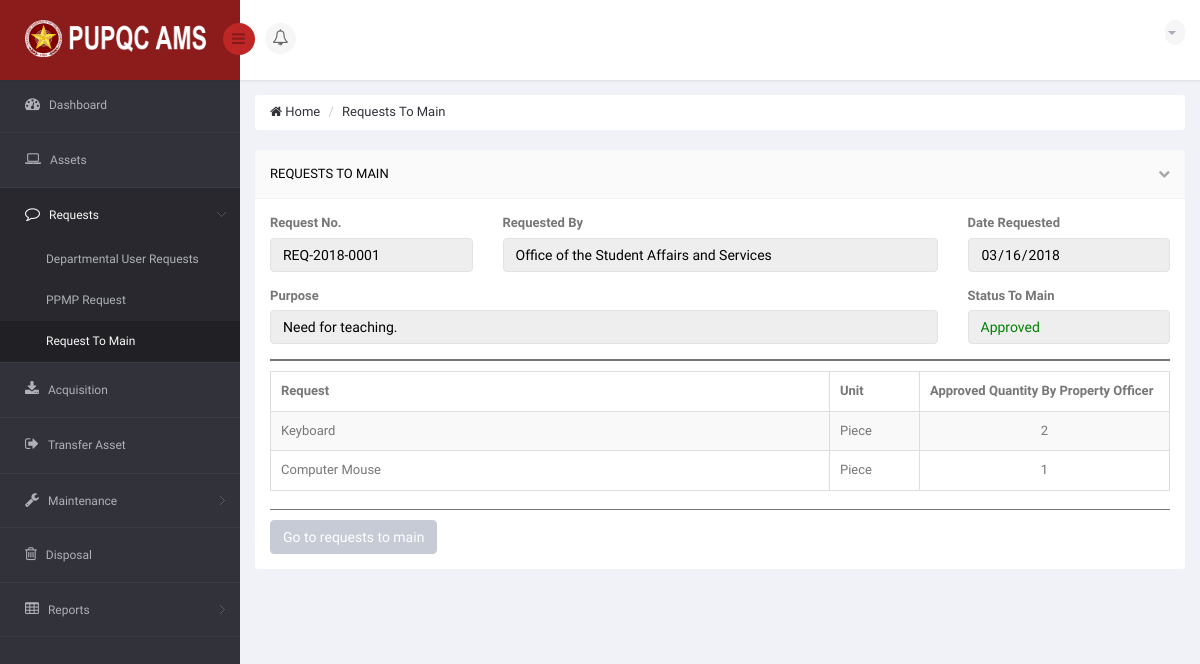
The app's page /DIR/PropertyOfficer/POViewRequestToMain.php?reqmain=1 (signed in), older data.
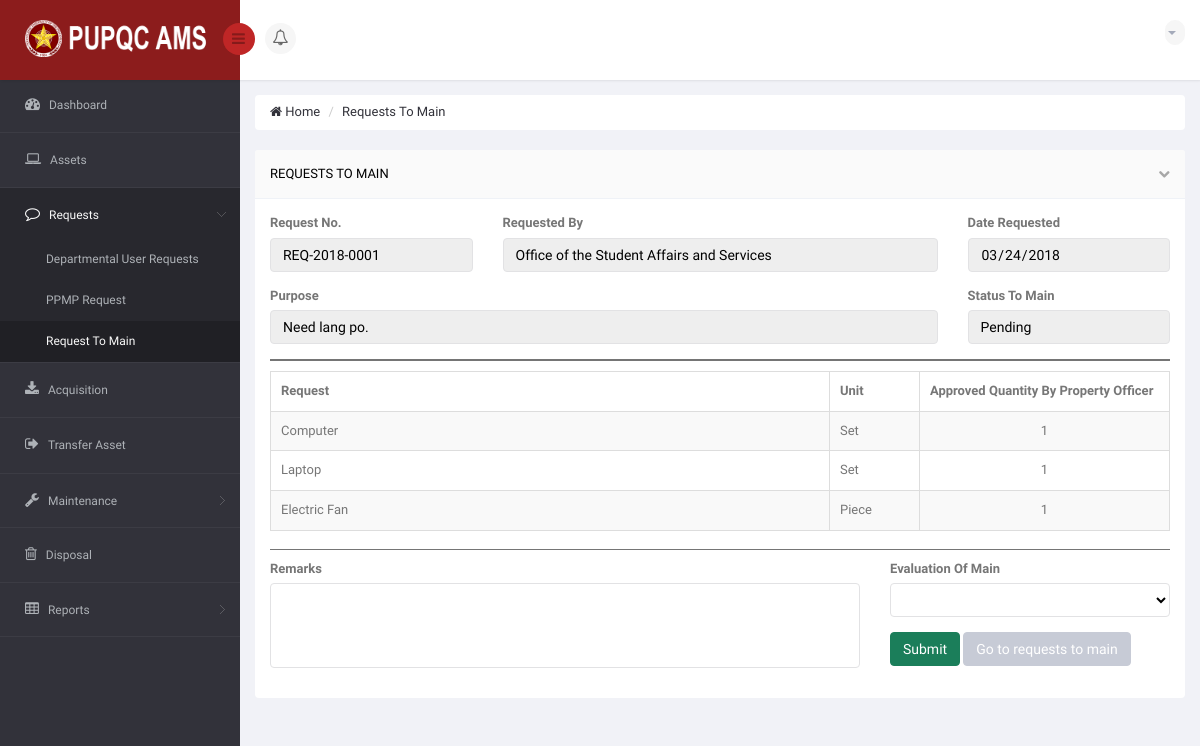
The same page, newer data.
### tables this page shows
CREATE TABLE `ams_t_user_request_summary` (
  `URS_ID` int(11) NOT NULL,
  `URS_NO` varchar(15) NOT NULL,
  `URS_REQUEST_DATE` date NOT NULL,
  `URS_PURPOSE` varchar(350) NOT NULL,
  `URS_STATUS_TO_PO` varchar(25) NOT NULL DEFAULT 'Pending',
  `URS_APPROVED_DATE` date DEFAULT NULL,
  `URS_REJECT_DATE` date DEFAULT NULL,
  `URS_REMARKS` varchar(350) DEFAULT NULL,
  `URS_VIEW_BY_USER` int(11) NOT NULL DEFAULT '0',
  `URS_VIEW_BY_PO` int(11) NOT NULL DEFAULT '0',
  `URS_VIEW_BY_USER_MAIN` int(11) NOT NULL DEFAULT '0',
  `URS_VIEW_CLICKED` int(11) NOT NULL DEFAULT '0'
);

CREATE TABLE `ams_r_asset_library` (
  `AL_ID` int(11) NOT NULL,
  `AL_NAME` varchar(150) NOT NULL
);

CREATE TABLE `ams_t_user_request` (
  `UR_ID` int(11) NOT NULL,
  `UR_UNIT` varchar(25) NOT NULL,
  `UR_QUANTITY` int(11) NOT NULL,
  `UR_STATUS` varchar(25) NOT NULL DEFAULT 'Pending',
  `UR_APPROVED_DATE_BY_PO` date DEFAULT NULL,
  `UR_REJECT_DATE_BY_PO` date DEFAULT NULL,
  `URS_ID` int(11) NOT NULL,
  `AL_ID` int(11) NOT NULL,
  `EP_ID` int(11) NOT NULL
);

CREATE TABLE `ams_t_user_request_approved_by_po` (
  `URABPO_ID` int(11) NOT NULL,
  `URABPO_STATUS` varchar(25) NOT NULL DEFAULT 'Pending',
  `URABPO_APPROVED_DATE_BY_MAIN` date DEFAULT NULL,
  `URABPO_REJECT_DATE_BY_MAIN` date DEFAULT NULL,
  `URA_QUANTITY` int(11) NOT NULL,
  `UR_ID` int(11) NOT NULL,
  `URS_ID` int(11) NOT NULL
);

### DIR/PropertyOfficer/POViewRequestToMain.php (the view, shortened to what the changed rows need)
<?php
    if (isset($_GET['reqmain']))
    {
        $ids = $_GET['reqmain'];
    }
?>
<!DOCTYPE html>
<html lang="en">
<head>
    <link href="../../bs3/css/bootstrap.min.css" rel="stylesheet">
    <link href="../../css/bootstrap-reset.css" rel="stylesheet">
    <link href="../../font-awesome/css/font-awesome.css" rel="stylesheet" />
    <link href="../../js/advanced-datatable/css/demo_page.css" rel="stylesheet" />
    <link href="../../js/advanced-datatable/css/demo_table.css" rel="stylesheet" />
    <link rel="stylesheet" href="../../js/data-tables/DT_bootstrap.css" />
    <link href="../../css/style.css" rel="stylesheet">
    <link href="../../css/style-responsive.css" rel="stylesheet" />
    <link href="../../js/iCheck/skins/minimal/minimal.css" rel="stylesheet">
    <link href="../../js/iCheck/skins/minimal/red.css" rel="stylesheet">
    <link href="../../js/iCheck/skins/minimal/green.css" rel="stylesheet">
    <link href="../../js/iCheck/skins/minimal/blue.css" rel="stylesheet">
    <link href="../../js/iCheck/skins/minimal/yellow.css" rel="stylesheet">
    <link href="../../js/iCheck/skins/minimal/purple.css" rel="stylesheet">
    <link href="../../js/iCheck/skins/square/square.css" rel="stylesheet">
    <link href="../../js/iCheck/skins/square/red.css" rel="stylesheet">
    <link href="../../js/iCheck/skins/square/green.css" rel="stylesheet">
    <link href="../../js/iCheck/skins/square/blue.css" rel="stylesheet">
    <link href="../../js/iCheck/skins/square/yellow.css" rel="stylesheet">
    <link href="../../js/iCheck/skins/square/purple.css" rel="stylesheet">
    <link href="../../js/iCheck/skins/flat/grey.css" rel="stylesheet">
    <link href="../../js/iCheck/skins/flat/red.css" rel="stylesheet">
    <link href="../../js/iCheck/skins/flat/green.css" rel="stylesheet">
    <link href="../../js/iCheck/skins/flat/blue.css" rel="stylesheet">
    <link href="../../js/iCheck/skins/flat/yellow.css" rel="stylesheet">
    <link href="../../js/iCheck/skins/flat/purple.css" rel="stylesheet">
    <link rel="stylesheet" type="text/css" href="../../js/select2/select2.css" />
    <link rel="stylesheet" type="text/css" href="../../js/bootstrap-daterangepicker/daterangepicker-bs3.css" />
    <link rel="stylesheet" type="text/css" href="../../js/bootstrap-datetimepicker/css/datetimepicker.css" />
    <link rel="stylesheet" type="text/css" href="../../js/bootstrap-datepicker/css/datepicker.css" />
    <link href="../../js/plugins/sweetalert/sweetalert.css" type="text/css" rel="stylesheet" media="screen,projection">
</head>
<body>
<section id="container" >
                <?php
                    include('../Connection/db.php');
                  ?>
    <section id="main-content">
        <section class="wrapper">
            <div class="row">
                <div class="col-sm-12">
                    <section class="panel">
                        <?php
                            $sql = "SELECT URS.URS_PURPOSE, URS.URS_NO, URS.URS_ID, URS.URS_REQUEST_DATE, O.O_NAME, URSTM.URSTM_STATUS_TO_MAIN, URABPO.URA_QUANTITY, ALS.AL_NAME FROM `ams_t_user_request_summary` AS URS INNER JOIN `ams_t_user_request_status_to_main` AS URSTM ON URSTM.URS_ID = URS.URS_ID INNER JOIN `ams_t_user_request` AS UR ON UR.URS_ID = URS.URS_ID INNER JOIN `ams_t_user_request_approved_by_po` AS URABPO ON URABPO.UR_ID = UR.UR_ID INNER JOIN `ams_r_employee_profile` AS EP ON UR.EP_ID = EP.EP_ID INNER JOIN `ams_r_office` AS O ON EP.O_ID = O.O_ID INNER JOIN `ams_r_asset_library` AS ALS ON UR.AL_ID = ALS.AL_ID WHERE URS.URS_ID = $ids GROUP BY URS.URS_ID ORDER BY URS.URS_APPROVED_DATE DESC";
                            $result = mysqli_query($connection, $sql) or die("Bad Query: $sql");
                            while($row = mysqli_fetch_assoc($result))
                            {
                                $urspurpose = $row['URS_PURPOSE'];
                                $ursno = $row['URS_NO'];
                                $ursdatereq = $row['URS_REQUEST_DATE'];
                                $ursreqby = $row['O_NAME'];
                                $mainstat = $row['URSTM_STATUS_TO_MAIN'];
                        ?>
                        <div class="panel-body">
                            <div class="row group">
                                <div class="col-md-3">
                                    <div class="form-group">
                                        <label>Request No.</label>
                                        <input type="text" value="<?php echo $ursno; ?>" class="form-control" style="color: black;" disabled  />
                                    </div>
                                </div>
                                <div class="col-md-6">
                                    <div class="form-group">
                                        <label>Requested By</label>
                                        <input type="text" value="<?php echo $ursreqby; ?>" class="form-control" style="color: black;" disabled  />
                                    </div>
                                </div>
                                <div class="col-md-3">
                                    <div class="form-group">
                                        <label>Date Requested</label>
                                        <input type="Date" value="<?php echo $ursdatereq; ?>" class="form-control" style="color: black;" disabled />
                                    </div>
                                </div>
                                <div class="col-md-9">
                                    <div class="form-group">
                                        <label>Purpose</label>
                                        <input type="text" value="<?php echo $urspurpose; ?>" class="form-control" style="color: black;" disabled />
                                    </div>
                                </div>
                                <div class="col-md-3">
                                    <div class="form-group">
                                        <label>Status To Main</label>
                                        <?php
                                            if ($mainstat == 'Pending')
                                            {
                                        ?>
                                            <input type="text" value="<?php echo $mainstat; ?>" class="form-control" style="color: black;" disabled />
                                        <?php
                                            }
                                            elseif ($mainstat == 'Approved')
                                            {
                                        ?>
                                            <input type="text" value="<?php echo $mainstat; ?>" class="form-control" style="color: green;" disabled />
                                        <?php
                                            }
                                            elseif ($mainstat == 'Reject')
                                            {
                                        ?>
                                            <input type="text" value="<?php echo $mainstat; ?>" class="form-control" style="color: red;" disabled />
                                        <?php
                                            }
                                        ?>
                                    </div>
                                </div>
                                <div class="col-md-12">
                                    <div style="padding: 1px; margin-bottom: 10px; background-color: #757575;">
                                    </div>
                                </div>
                                <div class="col-md-12">
                                    <div class="adv-table">
                                        <table  class="display table table-bordered table-striped" id=" ">
                                            <thead>
                                                <tr>
                                                    <th style="">Request</th>
                                                    <th style="width: 90px;">Unit</th>
                                                    <th style="width: 250px;">Approved Quantity By Property Officer</th>
                                                </tr>
                                            </thead>
                                            <tbody>
                                                <?php
                                                    $sqlz = "SELECT URS.URS_PURPOSE, URS.URS_NO, URS.URS_ID, URS.URS_REQUEST_DATE, O.O_NAME, URSTM.URSTM_STATUS_TO_MAIN, UR.UR_UNIT, URABPO.URA_QUANTITY, ALS.AL_NAME FROM `ams_t_user_request_summary` AS URS INNER JOIN `ams_t_user_request_status_to_main` AS URSTM ON URSTM.URS_ID = URS.URS_ID INNER JOIN `ams_t_user_request` AS UR ON UR.URS_ID = URS.URS_ID INNER JOIN `ams_t_user_request_approved_by_po` AS URABPO ON URABPO.UR_ID = UR.UR_ID INNER JOIN `ams_r_employee_profile` AS EP ON UR.EP_ID = EP.EP_ID INNER JOIN `ams_r_office` AS O ON EP.O_ID = O.O_ID INNER JOIN `ams_r_asset_library` AS ALS ON UR.AL_ID = ALS.AL_ID WHERE URS.URS_ID = $ids ORDER BY URS.URS_APPROVED_DATE DESC";
                                                    $resultz = mysqli_query($connection, $sqlz) or die("Bad Query: $sql");
                                                    while($rowz = mysqli_fetch_assoc($resultz))
                                                    {
                                                        $requestname = $rowz['AL_NAME'];
                                                        $requestunit = $rowz['UR_UNIT'];
                                                        $requestqty = $rowz['URA_QUANTITY'];
                                                ?>
                                                <tr>
                                                    <td> <?php echo $requestname; ?> </td>
                                                    <td> <?php echo $requestunit; ?> </td>
                                                    <td> <center> <?php echo $requestqty; ?> </center> </td>
                                                </tr>
                                                <?php
                                                    }
                                                ?>
                                            </tbody>
                                        </table>
                                    </div>
                                </div>
                            </div>
                            <div class="row">
                                <div class="col-md-12">
                                    <div style="padding: 1px; margin-bottom: 10px;">
                                    </div>
                                </div>
                            </div>
                            <div class="row">
                                <div class="col-md-12">
                                    <div style="padding: 0.5px; margin-bottom: 10px; background: #757575;">
                                    </div>
                                </div>
                            </div>
                            <?php
                                if ($mainstat == 'Pending')
                                {
                            ?>
                            <div class="row">
                                <div class="col-md-8">
                                    <div class="form-group">
                                        <label>Remarks</label>
                                        <textarea name="viewrequestsevaluate" id="evalbymainremarks" class="form-control" style="resize: none; color: black; height: 85px;" maxlength="200"></textarea>
                                    </div>
                                </div>
                                <div class="col-md-4">
                                    <div class="form-group">
                                        <label>Evaluation Of Main</label>
                                        <select class="form-control" style="color: black;" id="getsel">
                                            <option selected disabled value=""></option>
                                            <option value="Approved">Approved</option>
                                        </select>
                                    </div>
                                    <div class="form-group">
                                        <a id="btnevaluate" class="btn btn-success">Submit</a>
                                        <a href="PORequestToMain.php" class="btn btn-default">Go to requests to main</a>
                                    </div>
                                </div>
                            </div>
                            <?php
                                }
                                else
                                {
                            ?>
                                <a href="PORequestToMain.php" class="btn btn-default">Go to requests to main</a>
                            <?php
                                }
                            ?>
                        </div>
                        <?php
                            }
                        ?>
                    </section>
                </div>
            </div>
        </section>
    </section>
</section>
</body>
</html>

Row changes from the older to the newer data that the page shows:
now on one of the page's lists (row edited): ams_t_user_request_summary: ams_r_asset_library.AL_NAME "Electric Fan", ams_t_user_request.UR_UNIT "Piece", ams_t_user_request_approved_by_po.URA_QUANTITY "1"
changed ams_t_user_request_summary "Piece": URS_REQUEST_DATE "03/16/2018" → "03/24/2018"; URS_PURPOSE "Need for teaching." → "Need lang po."; ams_r_asset_library.AL_NAME "Keyboard" → "Computer"; ams_t_user_request.UR_UNIT "Piece" → "Set"; ams_t_user_request_approved_by_po.URA_QUANTITY "2" → "1"; ams_r_asset_library.AL_NAME "Computer Mouse" → "Laptop"; value "Approved" → "Pending"
